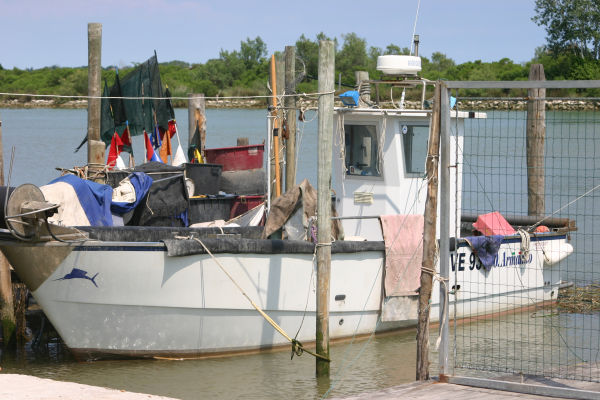
#> input picture data/bateau.jpg, 600 x 400 px
$ jupyter execute example_basic-imaging.ipynb
#> lines starting #> are read from the running program, lines starting #| are printed output that depends on the picture; after the words box and inside, x2 and y2 are one past the last pixel; in counts of white or black regions, pixels touching at a corner belong together
Le but de ce code est d'illustrer l'utilisation de numpy pour la manipulation d'images, ainsi que matplotlib pour l'affichage.

Importer matplotlib.pyplot, numpy et PIL, en utilisant plt comme alias de matplotlib.pyplot et np comme alias de numpy.

[cell 1]
from pathlib import Path

import matplotlib.pyplot as plt
import numpy as np
from PIL import Image, ImageFilter

[cell 2]
DATA_DIR = Path("..", "..", "data")
OUTPUT_DIR = Path(DATA_DIR, "output")

La cellule suivante permet de charger l'image "bateau.jpg". Mettre à jour le chemin vers l'image et exécuter la cellule.

[cell 3]
boat_image = Image.open(Path(DATA_DIR, "bateau.jpg"))
#> boat_image is the input picture: PIL image 600x400 RGB; mean R, G, B 143.2, 144.1, 140.7
display(boat_image)

Créer un vecteur numpy (un tableau qui contient les valeurs des pixels) de l'image en utilisant la fonction np.array().

[cell 4]
img_array = np.array(boat_image)

Afficher le type de ce vecteur, sa taille. Afficher le type des éléments du vecteur à l'aide de .dtype. Observer également l'output de .flags.writeable appliquée à cet objet.

[cell 5]
display(img_array)

[cell 6]
print(type(img_array))
#| <class 'numpy.ndarray'>
print(img_array.shape)
#| (400, 600, 3)
print(img_array.dtype)
#| uint8
print(img_array.flags.writeable)
#| True

Vérifier qu'il est possible de modifier la valeur d'un élément du tableau. Au besoin, chercher sur internet comment modifier une valeur dans un tel tableau numpy.

[cell 7]
type(img_array[0, 0, 0])

Nous avons donc généré un vecteur de classe numpy.ndarray, contenant des valeurs de type uint8, de 3 dimensions dont la forme est (hauteur, largeur, nombre de canaux (Rouge, Vert, Bleu)). Ce vecteur est modifiable (vous pouvez modifier les valeurs de chaque pixel).

Créer un vecteur numpy non modifiable (pour conserver l'image principale) grâce à la fonction np.asarray(). Vérifier que la taille et le type des valeurs sont cohérents, et que ce vecteur est bien non modifiable.

[cell 8]
img_asarray = np.asarray(boat_image)

Note : La fonction numpy.asarray de NumPy a commencé à renvoyer un objet non inscriptible (non-writeable) à partir de la version 1.17.0 de NumPy. Avant cette version, l'objet renvoyé était inscriptible (writeable) par défaut. Cette modification a été apportée pour améliorer la sécurité des données et éviter les problèmes potentiels liés à la modification involontaire des données. NumPy 1.17.0 a été publié le 21 juillet 2019. Si pour une raison quelconque votre version de NumPy est antérieure à cette version vous n'observerez pas le comportement décrit dans ce TP.

Vérifier qu'il est bien impossible d'affecter une valeur à un élément de ce tableau, en essayant une telle manipulation. Une erreur de type ValueError devrait être levée.

[cell 9]
# img_asarray[0, 0, 0] = 0

En utilisant la fonction plt.imshow(), afficher l’image à partir du 1er vecteur numpy (modifiable). Le fonctionnement de plt est le suivant : on prépare notre visualisation à l'aide de fonctions de plt (ici, cette étape consiste à appeler plt.imshow() sur le vecteur numpy). Lorsque cette visualisation est prête, on l'affiche en appelant plt.show().

[cell 10]
plt.imshow(img_array)
plt.show()

Vérifier que le 2nd vecteur numpy (non modifiable) permet également un affichage de l'image qu'il représente.

[cell 11]
plt.imshow(img_asarray)
plt.show()

Dans cette partie, nous allons générer des images en utilisant numpy. Pour représenter une image en mode RGB, il convient de créer un vecteur de 3 dimensions dont la première dimension est la hauteur, la seconde est la largeur et la troisième représente les canaux RGB (chaque canal est représenté par une valeur de type numpy uint8).

Créer un vecteur numpy de taille (100, 300, 3) dont les trois canaux de tous les pixels ont pour valeur 0. Vérifier que l'image représentée est bien une image entièrement noire.

[cell 12]
array_flag = np.zeros(shape=(100, 300, 3), dtype=np.uint8)
plt.imshow(array_flag)
plt.show()

Remplir ce vecteur avec des pixels de couleur rouge (rouge = 255, vert = 0, bleu = 0), vert (rouge = 0, vert = 255, bleu = 0) et bleu (rouge = 0, vert = 0, bleu = 255) en créant 3 bandes verticales de couleur unie de même largeur.

Souvenez-vous de la manière avec laquelle on accède à un élément donné du tableau. Pour accéder à une plage de valeurs plutôt qu'une seule valeur, on indique les valeurs de départ (inclus) et de fin (exclu) de la plage, en utilisant le caractère ":" pour les séparer. Ainsi, si v est un vecteur numpy à deux dimension, v[3:10, 2:4] permet d'accéder à la fenêtre de v contenant :
- toutes les lignes de la 4e à la 10e incluses (en se rappelant qu'en Python la numérotation commence à 0 et non 1),
- la troisième et la quatrième colonne.

[cell 13]
array_flag[:, :100, 0] = 255
array_flag[:, 100:200, 1] = 255
array_flag[:, 200:, 2] = 255
plt.imshow(array_flag)
plt.show()
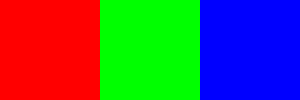
#> shown: shape (100, 300, 3); mean R, G, B 85, 85, 85

Pour créer une image en nuance de gris (mode "L"), il suffit de créer un vecteur à deux dimensions représentant la hauteur et la largeur de l’image (un tableau de taille h x l x 1 est un tableau de taille h x l). Il faut néanmoins ajouter le paramètre cmap='Greys_r' à plt.imshow() pour préciser que nous voulons afficher une image en nuance de gris.

Créer de cette manière une nouvelle image avec 3 bandes verticales unies de couleurs respectives noir, gris et blanc.

[cell 14]
grey_flag = np.zeros((100, 300), dtype=np.uint8)
grey_flag[:, 100:200] = 127
grey_flag[:, 200:] = 255
plt.imshow(grey_flag, cmap="Greys_r")
plt.show()

Il est possible de faire le chemin inverse et de créer une image PIL à partir d'un tableau numpy, en utilisant la méthode fromarray de la classe PIL Image. A noter que les éléments du tableau numpy doivent être bien typés comme des entiers (si ce n'est pas le cas, les convertir préalablement en entiers).

Créer une image PIL à partir de notre drapeau à 3 bandes colorés.

[cell 15]
pil_flag = Image.fromarray(array_flag, mode="RGB")
pil_flag.show()

Enregistrer le résultat sous forme de fichier image avec la méthode save. Vous pouvez utiliser l'extension de votre choix.

[cell 16]
pil_flag.save(Path(OUTPUT_DIR, "super_drapeau.png"))

Revenons à l'image d'origine chargée dans notre dossier.

Nous allons afficher l'histogramme de notre image représentant la répartition des pixels selon leur intensité. Pour le moment, nous mélangeons les canaux de couleur. La fonction flatten() peut nous aider à transformer le vecteur numpy en un autre vecteur numpy avec une seule colonne.

Nous allons préparer l'histogramme en :
- découpant l'axe des abscisses en 20 sous-ensembles (pour créer un histogramme à 20 bandes),
- affichant les ordonnées en fréquence (entre 0 et 1) plutôt qu'en nombre de pixels,
- créant une bordure noire autour des bandes de l'histogramme,
- colorant les bandes en rouge (plutôt qu'en bleu qui est la couleur par défaut).

[cell 17]
img_array.flatten()

[cell 18]
img_array.flatten().shape
#> Out = (720000,)

[cell 19]
plt.hist(img_array.flatten(), bins=20, density=True, edgecolor="black", color="red")
plt.xlabel("Intensité")
plt.ylabel("Fréquence de pixels")
plt.show()
#> figure, not shown here; tallest bar 0.00746 high, from x = 140.2 to 153

Le filtrage est un élément essentiel du traitement d'images. Dans cette partie, nous allons générer des filtres à partir de la bibliothèque PIL, créer des images filtrées et comparer les histogrammes des deux images (originale et filtrée).

Rajouter un import du module ImageFilter de PIL.

Utiliser la méthode filter (qui prend en paramètre le filtre à utiliser) pour générer une image avec le filtre ImageFilter.BLUR à partir de notre image d'origine. La stocker dans une nouvelle variable. Pour plus de documentation sur ImageFilter : https://pillow.readthedocs.io/en/stable/reference/ImageFilter.html

[cell 20]
img_blur = boat_image.filter(ImageFilter.BLUR)
img_blur.show()

Essayons de comprendre comment ce filtre fonctionne.

A partir du travail déjà effectué, nous allons afficher sur la même figure plt les histogrammes superposés des pixels des deux images (en utilisant deux couleurs, par exemple rouge et bleu). Il est possible de jouer sur le paramètre alpha (transparence) de la fonction hist afin de bien visualiser les deux histogrammes.

[cell 21]
def plot_two_hists(
    origin_img_array: np.array,
    filtered_img_array: np.array,
    filter_name: str,
) -> None:
#> called with origin_img_array = array of shape (720000,), filtered_img_array = array of shape (720000,), filter_name = 'BLUR'
    plt.hist(
        origin_img_array,
        bins=20,
        density=True,
        alpha=0.5,
        edgecolor="black",
        color="red",
        label="Image originale",
    )
    plt.hist(
        filtered_img_array,
        bins=20,
        density=True,
        alpha=0.5,
        edgecolor="black",
        color="blue",
        label=f"Filtre {filter_name}",
    )
    plt.legend()
    plt.show()
#> figure, not shown here; tallest bar 0.00746 high, from x = 140.2 to 153; tallest bar 0.00884 high, from x = 140.7 to 153.4

plot_two_hists(
    origin_img_array=img_array.flatten(),
    filtered_img_array=np.array(img_blur).flatten(),
    filter_name="BLUR",
)

Générer une image avec le filtre CONTOUR.

[cell 22]
contour_img = boat_image.filter(ImageFilter.CONTOUR)
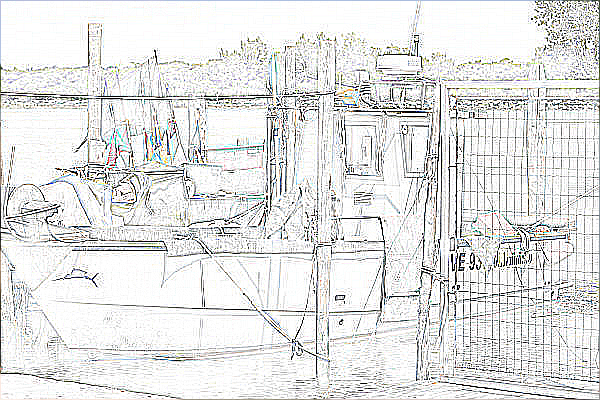
#> contour_img: PIL image 600x400 RGB; mean R, G, B 226.1, 226.6, 225.8

contour_img.show()

Afficher les histogrammes des deux images.

[cell 23]
plot_two_hists(
    origin_img_array=img_array.flatten(),
    filtered_img_array=np.array(contour_img).flatten(),
    filter_name="CONTOUR",
)

Générer une image avec le filtre FIND_EDGES.

[cell 24]
edges_img = boat_image.filter(ImageFilter.FIND_EDGES)
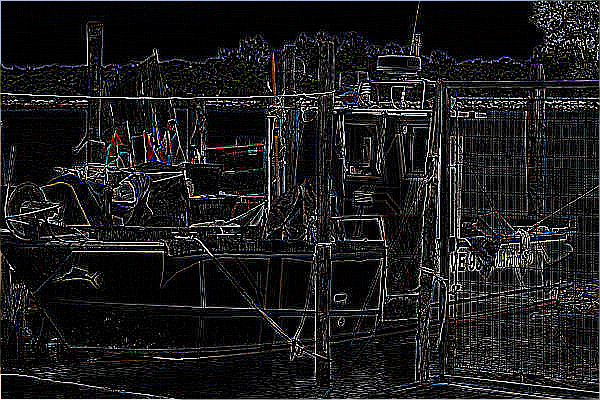
#> edges_img: PIL image 600x400 RGB; mean R, G, B 28.9, 28.5, 29.3

edges_img.show()

Afficher à nouveau les 2 histogrammes.

[cell 25]
plot_two_hists(
    origin_img_array=img_array.flatten(),
    filtered_img_array=np.array(edges_img).flatten(),
    filter_name="EDGES",
)

Utiliser la commande dir(ImageFilter) pour visualiser l'ensemble des filtres disponibles.

[cell 26]
dir(ImageFilter)

Visualiser les effets du filtre SHARPEN ainsi que d'un supplémentaire au choix.

Bonus : Essayer de conjecturer comment fonctionne le filtre SHARPEN.

[cell 27]
# boat_image.show()

[cell 28]
sharpen_img = boat_image.filter(ImageFilter.SHARPEN)

sharpen_img.show()

[cell 29]
plot_two_hists(
    origin_img_array=img_array.flatten(),
    filtered_img_array=np.array(sharpen_img).flatten(),
    filter_name="SHARPEN",
)
#> call 4 of plot_two_hists, with origin_img_array = array of shape (720000,), filtered_img_array = array of shape (720000,), filter_name = 'SHARPEN'
#> in plot_two_hists (call 4), `plt.show()`:
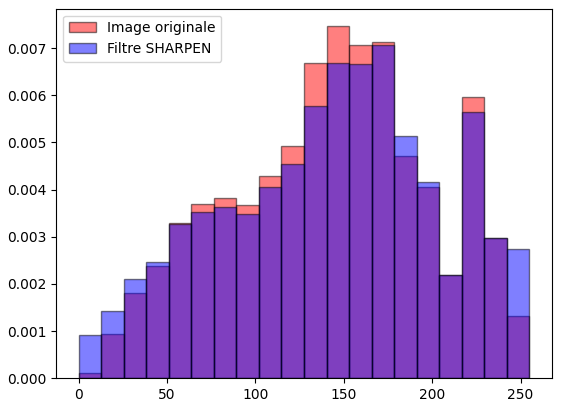
#> figure drawn by matplotlib, 1 panel; tallest bar 0.00746 high, from x = 140.2 to 153; tallest bar 0.00707 high, from x = 165.8 to 178.5

Les couleurs dans une image inversée sont les couleurs "négatives" des originales. Par exemple, un cercle noir sur fond blanc s'affiche en blanc sur fond noir.

Proposer une façon efficace de calculer les valeurs des pixels de l'image inversée à partir de celle de départ (sous la forme de numpy array). Calculer et afficher l'image inversée de notre image originale (dans une nouvelle variable). Attention à ne pas modifier l'image d'origine.

Bonus : effectuer ce calcul en utilisant le "broadcasting" de numpy.

[cell 30]
invert_array = np.invert(img_array)
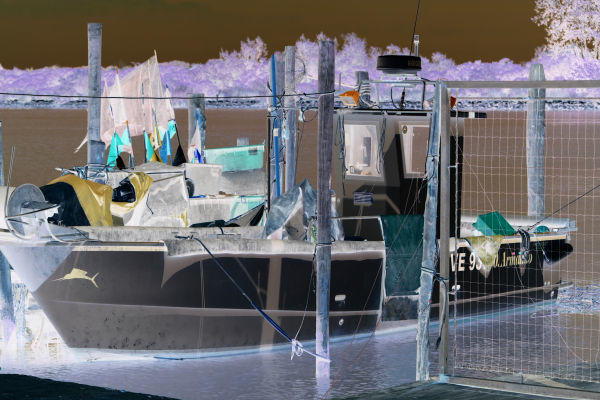
#> invert_array: shape (400, 600, 3); mean R, G, B 111.8, 110.9, 114.3
plt.imshow(invert_array)
plt.show()

[cell 31]
invert_array = 255 - img_array
plt.imshow(invert_array)
plt.show()

On se souvient qu'en mode RGB, chaque pixel de l'image est représenté par trois entiers. Pour diviser l'image en composantes de couleur distinctes et générer des images monochromes (un seul canal), il suffit de garder un seul canal (rouge, vert ou bleu) et mettre les deux autres valeurs à 0.

Créer un nouveau tableau numpy ne contenant que le canal rouge de l'image d'origine. Afficher l'image correspondante.

Pour sélectionner le bon canal, il sera peut-être nécessaire de se renseigner sur le slicing des tableaux numpy (rechercher par exemple "numpy array slicing" sur votre moteur de recherche préféré).

[cell 32]
img_red_array = img_array.copy()
img_red_array[:, :, 1:] = 0
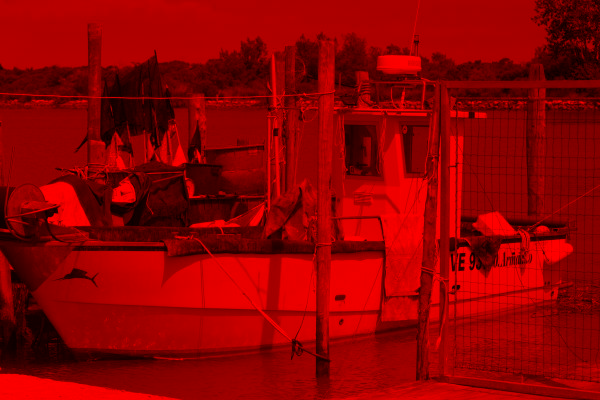
#> img_red_array: shape (400, 600, 3); mean R, G, B 143.2, 0, 0
plt.imshow(img_red_array)
plt.show()

[cell 33]
plt.imshow(img_array)
plt.show()

Préparer les images correspondant aux canaux bleu et vert. Afficher les 3 canaux sur une même visualisation, côte à côte. La fonction concatenate de numpy permet de réaliser cela. Si besoin, consulter sa documentation pour voir comment spécifier selon quel "axe" se fait la concaténation (c'est un argument classique des objets de numpy et d'autres bibliothèques proches comme pandas).

[cell 34]
img_green_array = img_array.copy()
img_green_array[:, :, [0, 2]] = 0
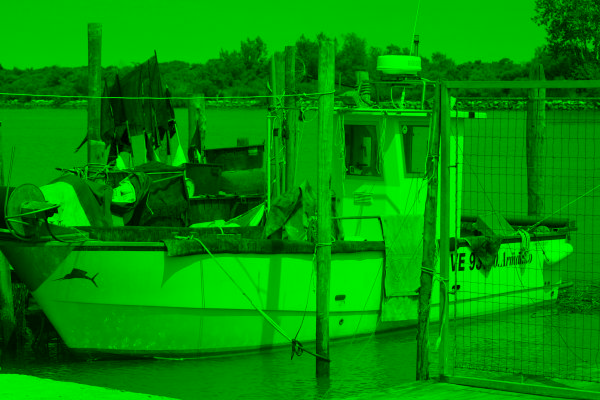
#> img_green_array: shape (400, 600, 3); mean R, G, B 0, 144.1, 0
plt.imshow(img_green_array)
plt.show()

[cell 35]
img_blue_array = img_array.copy()
img_blue_array[:, :, :2] = 0
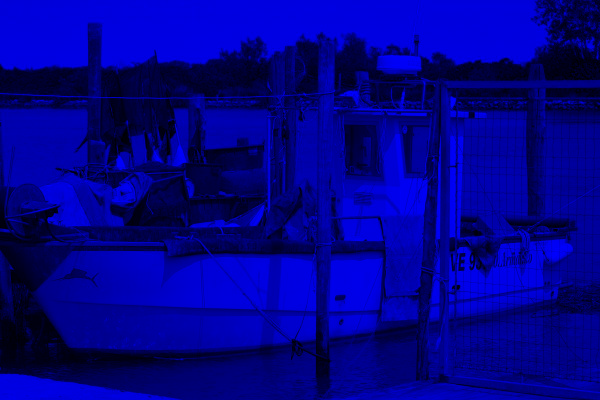
#> img_blue_array: shape (400, 600, 3); mean R, G, B 0, 0, 140.7
plt.imshow(img_blue_array)
plt.show()

Il est désormais temps de transformer l'image en nuance de gris. Il existe plusieurs façons de le faire, mais une façon simple est de prendre la moyenne pondérée des valeurs RGB de l'image originale.

Ecrire une fonction permettant de générer une image en niveaux de gris à partir d'une image originale RGB (sous forme np.array) en pondérant chacun de ses trois canaux de couleur. L'appeler sur notre image en testant différentes configurations de poids pour visualiser leur effet sur l’image en nuance de gris générée.

[cell 36]
grey_img_array_1 = (img_array[:, :, 0] / 3 + img_array[:, :, 1] / 3 + img_array[:, :, 2] / 3)
plt.imshow(grey_img_array_1, cmap="Greys_r")
plt.show()

[cell 37]
grey_img_array_2 = np.mean(img_array, axis=2)
plt.imshow(grey_img_array_2, cmap="Greys_r")
plt.show()

[cell 38]
grey_img_array_2 = np.average(img_array, axis=2, weights=[.5, .25, .25])
plt.imshow(grey_img_array_2, cmap="Greys_r")
plt.show()

Terminons ce TP avec une segmentation de cette image (ne pas confondre la segmentation d'une image donnée avec un problème de segmentation d'images en Machine Learning). Ici, le but est d'étiqueter chaque pixel de l'image avec une classe d'un référentiel donné. Une segmentation classique consiste à découper l’image en deux régions correspondant respectivement au premier plan et à l'arrière-plan. Ce cas correspond à un problème de binarisation.

Il existe une multitude de techniques pour réaliser une binarisation. Dans tous les cas, l'image est convertie en un seul canal (principalement en niveaux de gris) par comparaison de la valeur des pixels à un seuil (qui peut être défini globalement ou localement). Les pixels dont la valeur est supérieure au seuil sont traités comme appartenant à la première région, et les pixels dont la valeur est inférieure au seuil, à la seconde région.

En rappelant bien que la manière dont doit être choisi le seuil sera spécifique à l'application voire même à l'image, générer, à partir de l'image précédente en niveaux de gris, un vecteur numpy contenant des éléments booléens valant True si la valeur de l'intensité des pixels est supérieure à un seuil de 180, False sinon.

[cell 39]
threshold = 180
bin_img = grey_img_array_2 > 140
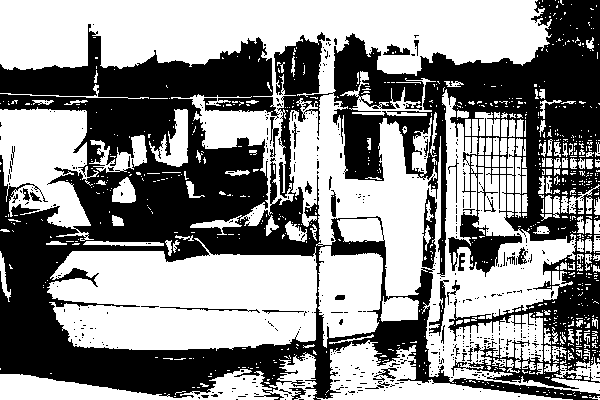
#> bin_img: shape (400, 600) bool; 55.5% white; 530 black regions (499 under 20 px), largest, box (x1, y1, x2, y2) and area: (0, 0, 600, 400) 103176, (429, 280, 449, 336) 275, (383, 44, 410, 55) 166
print(bin_img)
#> (printed output is left out)

En sachant que imshow comprend directement que nous sommes en convention float lorsque sont fournies des valeurs booléennes (True correspond à 1, qui est compris comme 1.0 en représentation float et donc 255 en représentation 8bits), afficher l'image binarisée.

[cell 40]
plt.imshow(bin_img, cmap="Greys_r")
plt.show()

Sur une image réelle, une telle binarisation peut s'avérer peu convaincainte. En pratique, des méthodes plus précises sont utilisées (par exemple Niblack ou Sauvola).

### Exercice

Générer une image d’un échiquier en noir et blanc de taille 200 x 200 avec numpy. Pour rappel, un échiquier contient 8 lignes et 8 colonnes et la case en bas à droite est blanche (et 200 est divisible par 8). (Repartir de zéro, y compris pour les imports.)

[cell 41]
import matplotlib.pyplot as plt
import numpy as np

[cell 42]
# Version 1
board = np.zeros((200, 200))
is_white = True
for bande_horizontale in range(8):
    for bande_verticale in range(8):
        board[
            25 * bande_horizontale:25 * (bande_horizontale + 1),
            25 * bande_verticale:25 *  (bande_verticale + 1)
        ] = is_white
        is_white = not(is_white)
    is_white = not(is_white)
plt.imshow(board, cmap="Greys_r")
plt.show()
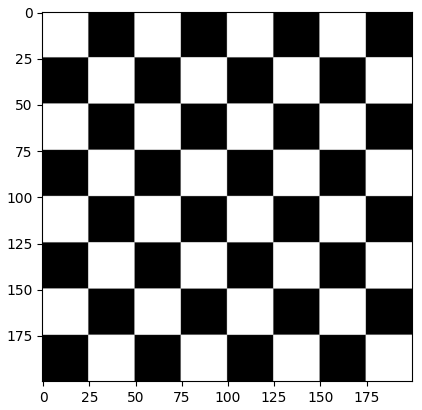
#> figure drawn by matplotlib, 1 panel

[cell 43]
# Version 2
board = np.zeros((200, 200))
for bande_horizontale in range(8):
    for bande_verticale in range(8):
        if (bande_horizontale + bande_verticale) % 2 == 0:
            board[
                25 * bande_horizontale:25 * (bande_horizontale + 1),
                25 * bande_verticale:25 *  (bande_verticale + 1)
            ] = 1
plt.imshow(board, cmap="Greys_r")
plt.show()
